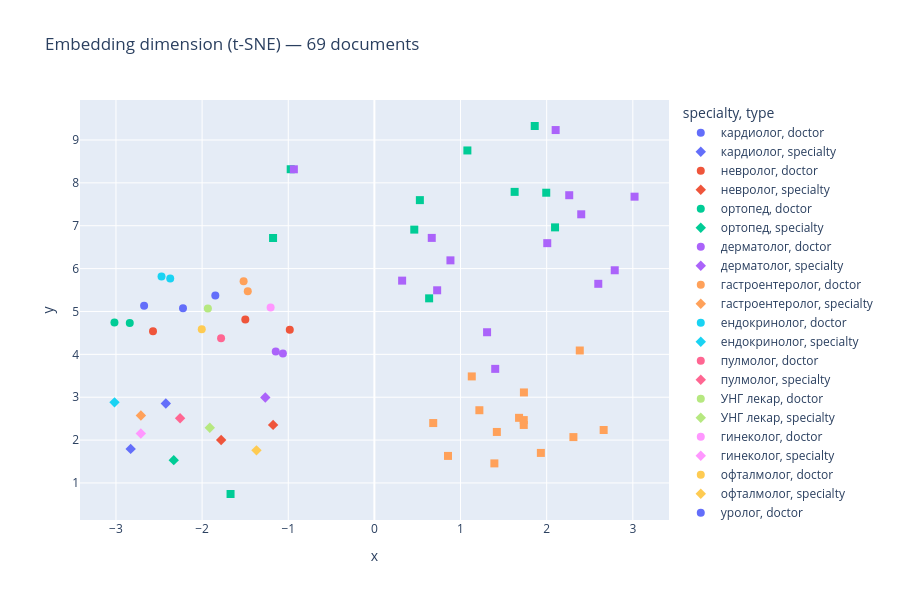

The notebook cell saved with this chart:
### Code cell
df_plot = pd.DataFrame({
    'x': coords[:, 0],
    'y': coords[:, 1],
    'type': [m.get('type') for m in metadata],
    'specialty': [m.get('specialty', m.get('source', m.get('type', '—'))) for m in metadata],
    'id': [m.get('id') for m in metadata],
})

fig = px.scatter(
    df_plot, x='x', y='y',
    color='specialty',
    symbol='type',
    hover_data=['id', 'type'],
    title=f'Embedding dimension ({method}) — {len(documents)} documents',
    width=900, height=600,
)
fig.update_traces(marker_size=8)
fig.show()

### Figure 1 — Plotly figure (JSON) as saved in the notebook; plotly's stock layout.template omitted (floating-point values rounded to 4 significant figures)
{"data": [{"customdata": [["doctor_dr_001", "doctor"], ["doctor_dr_002", "doctor"]], "hovertemplate": "specialty=кардиолог<br>type=%{customdata[1]}<br>x=%{x}<br>y=%{y}<br>id=%{customdata[0]}<extra></extra>", "legendgroup": "кардиолог, doctor", "marker": {"color": "#636efa", "size": 8, "symbol": "circle"}, "mode": "markers", "name": "кардиолог, doctor", "orientation": "v", "showlegend": true, "type": "scatter", "x": [-2.222, -1.847], "xaxis": "x", "y": [5.075, 5.373], "yaxis": "y"}, {"customdata": [["specialty_cardiology", "specialty"]], "hovertemplate": "specialty=кардиолог<br>type=%{customdata[1]}<br>x=%{x}<br>y=%{y}<br>id=%{customdata[0]}<extra></extra>", "legendgroup": "кардиолог, specialty", "marker": {"color": "#636efa", "size": 8, "symbol": "diamond"}, "mode": "markers", "name": "кардиолог, specialty", "orientation": "v", "showlegend": true, "type": "scatter", "x": [-2.421], "xaxis": "x", "y": [2.855], "yaxis": "y"}, {"customdata": [["doctor_dr_003", "doctor"], ["doctor_dr_004", "doctor"]], "hovertemplate": "specialty=невролог<br>type=%{customdata[1]}<br>x=%{x}<br>y=%{y}<br>id=%{customdata[0]}<extra></extra>", "legendgroup": "невролог, doctor", "marker": {"color": "#EF553B", "size": 8, "symbol": "circle"}, "mode": "markers", "name": "невролог, doctor", "orientation": "v", "showlegend": true, "type": "scatter", "x": [-1.498, -2.57], "xaxis": "x", "y": [4.816, 4.539], "yaxis": "y"}, {"customdata": [["specialty_neurology", "specialty"]], "hovertemplate": "specialty=невролог<br>type=%{customdata[1]}<br>x=%{x}<br>y=%{y}<br>id=%{customdata[0]}<extra></extra>", "legendgroup": "невролог, specialty", "marker": {"color": "#EF553B", "size": 8, "symbol": "diamond"}, "mode": "markers", "name": "невролог, specialty", "orientation": "v", "showlegend": true, "type": "scatter", "x": [-1.779], "xaxis": "x", "y": [2.002], "yaxis": "y"}, {"customdata": [["doctor_dr_005", "doctor"], ["doctor_dr_006", "doctor"]], "hovertemplate": "specialty=ортопед<br>type=%{customdata[1]}<br>x=%{x}<br>y=%{y}<br>id=%{customdata[0]}<extra></extra>", "legendgroup": "ортопед, doctor", "marker": {"color": "#00cc96", "size": 8, "symbol": "circle"}, "mode": "markers", "name": "ортопед, doctor", "orientation": "v", "showlegend": true, "type": "scatter", "x": [-2.84, -3.018], "xaxis": "x", "y": [4.732, 4.741], "yaxis": "y"}, {"customdata": [["specialty_orthopedics", "specialty"]], "hovertemplate": "specialty=ортопед<br>type=%{customdata[1]}<br>x=%{x}<br>y=%{y}<br>id=%{customdata[0]}<extra></extra>", "legendgroup": "ортопед, specialty", "marker": {"color": "#00cc96", "size": 8, "symbol": "diamond"}, "mode": "markers", "name": "ортопед, specialty", "orientation": "v", "showlegend": true, "type": "scatter", "x": [-2.329], "xaxis": "x", "y": [1.532], "yaxis": "y"}, {"customdata": [["doctor_dr_007", "doctor"], ["doctor_dr_008", "doctor"]], "hovertemplate": "specialty=дерматолог<br>type=%{customdata[1]}<br>x=%{x}<br>y=%{y}<br>id=%{customdata[0]}<extra></extra>", "legendgroup": "дерматолог, doctor", "marker": {"color": "#ab63fa", "size": 8, "symbol": "circle"}, "mode": "markers", "name": "дерматолог, doctor", "orientation": "v", "showlegend": true, "type": "scatter", "x": [-1.062, -1.145], "xaxis": "x", "y": [4.022, 4.068], "yaxis": "y"}, {"customdata": [["specialty_dermatology", "specialty"]], "hovertemplate": "specialty=дерматолог<br>type=%{customdata[1]}<br>x=%{x}<br>y=%{y}<br>id=%{customdata[0]}<extra></extra>", "legendgroup": "дерматолог, specialty", "marker": {"color": "#ab63fa", "size": 8, "symbol": "diamond"}, "mode": "markers", "name": "дерматолог, specialty", "orientation": "v", "showlegend": true, "type": "scatter", "x": [-1.266], "xaxis": "x", "y": [2.995], "yaxis": "y"}, {"customdata": [["doctor_dr_009", "doctor"], ["doctor_dr_010", "doctor"]], "hovertemplate": "specialty=гастроентеролог<br>type=%{customdata[1]}<br>x=%{x}<br>y=%{y}<br>id=%{customdata[0]}<extra></extra>", "legendgroup": "гастроентеролог, doctor", "marker": {"color": "#FFA15A", "size": 8, "symbol": "circle"}, "mode": "markers", "name": "гастроентеролог, doctor", "orientation": "v", "showlegend": true, "type": "scatter", "x": [-1.47, -1.518], "xaxis": "x", "y": [5.47, 5.704], "yaxis": "y"}, {"customdata": [["specialty_gastroenterology", "specialty"]], "hovertemplate": "specialty=гастроентеролог<br>type=%{customdata[1]}<br>x=%{x}<br>y=%{y}<br>id=%{customdata[0]}<extra></extra>", "legendgroup": "гастроентеролог, specialty", "marker": {"color": "#FFA15A", "size": 8, "symbol": "diamond"}, "mode": "markers", "name": "гастроентеролог, specialty", "orientation": "v", "showlegend": true, "type": "scatter", "x": [-2.71], "xaxis": "x", "y": [2.575], "yaxis": "y"}, {"customdata": [["doctor_dr_011", "doctor"], ["doctor_dr_012", "doctor"]], "hovertemplate": "specialty=ендокринолог<br>type=%{customdata[1]}<br>x=%{x}<br>y=%{y}<br>id=%{customdata[0]}<extra></extra>", "legendgroup": "ендокринолог, doctor", "marker": {"color": "#19d3f3", "size": 8, "symbol": "circle"}, "mode": "markers", "name": "ендокринолог, doctor", "orientation": "v", "showlegend": true, "type": "scatter", "x": [-2.37, -2.471], "xaxis": "x", "y": [5.767, 5.814], "yaxis": "y"}, {"customdata": [["specialty_endocrinology", "specialty"]], "hovertemplate": "specialty=ендокринолог<br>type=%{customdata[1]}<br>x=%{x}<br>y=%{y}<br>id=%{customdata[0]}<extra></extra>", "legendgroup": "ендокринолог, specialty", "marker": {"color": "#19d3f3", "size": 8, "symbol": "diamond"}, "mode": "markers", "name": "ендокринолог, specialty", "orientation": "v", "showlegend": true, "type": "scatter", "x": [-3.017], "xaxis": "x", "y": [2.881], "yaxis": "y"}, {"customdata": [["doctor_dr_013", "doctor"]], "hovertemplate": "specialty=пулмолог<br>type=%{customdata[1]}<br>x=%{x}<br>y=%{y}<br>id=%{customdata[0]}<extra></extra>", "legendgroup": "пулмолог, doctor", "marker": {"color": "#FF6692", "size": 8, "symbol": "circle"}, "mode": "markers", "name": "пулмолог, doctor", "orientation": "v", "showlegend": true, "type": "scatter", "x": [-1.78], "xaxis": "x", "y": [4.374], "yaxis": "y"}, {"customdata": [["specialty_pulmonology", "specialty"]], "hovertemplate": "specialty=пулмолог<br>type=%{customdata[1]}<br>x=%{x}<br>y=%{y}<br>id=%{customdata[0]}<extra></extra>", "legendgroup": "пулмолог, specialty", "marker": {"color": "#FF6692", "size": 8, "symbol": "diamond"}, "mode": "markers", "name": "пулмолог, specialty", "orientation": "v", "showlegend": true, "type": "scatter", "x": [-2.255], "xaxis": "x", "y": [2.51], "yaxis": "y"}, {"customdata": [["doctor_dr_014", "doctor"]], "hovertemplate": "specialty=УНГ лекар<br>type=%{customdata[1]}<br>x=%{x}<br>y=%{y}<br>id=%{customdata[0]}<extra></extra>", "legendgroup": "УНГ лекар, doctor", "marker": {"color": "#B6E880", "size": 8, "symbol": "circle"}, "mode": "markers", "name": "УНГ лекар, doctor", "orientation": "v", "showlegend": true, "type": "scatter", "x": [-1.933], "xaxis": "x", "y": [5.071], "yaxis": "y"}, {"customdata": [["specialty_ent", "specialty"]], "hovertemplate": "specialty=УНГ лекар<br>type=%{customdata[1]}<br>x=%{x}<br>y=%{y}<br>id=%{customdata[0]}<extra></extra>", "legendgroup": "УНГ лекар, specialty", "marker": {"color": "#B6E880", "size": 8, "symbol": "diamond"}, "mode": "markers", "name": "УНГ лекар, specialty", "orientation": "v", "showlegend": true, "type": "scatter", "x": [-1.911], "xaxis": "x", "y": [2.288], "yaxis": "y"}, {"customdata": [["doctor_dr_015", "doctor"]], "hovertemplate": "specialty=гинеколог<br>type=%{customdata[1]}<br>x=%{x}<br>y=%{y}<br>id=%{customdata[0]}<extra></extra>", "legendgroup": "гинеколог, doctor", "marker": {"color": "#FF97FF", "size": 8, "symbol": "circle"}, "mode": "markers", "name": "гинеколог, doctor", "orientation": "v", "showlegend": true, "type": "scatter", "x": [-1.205], "xaxis": "x", "y": [5.091], "yaxis": "y"}, {"customdata": [["specialty_gynecology", "specialty"]], "hovertemplate": "specialty=гинеколог<br>type=%{customdata[1]}<br>x=%{x}<br>y=%{y}<br>id=%{customdata[0]}<extra></extra>", "legendgroup": "гинеколог, specialty", "marker": {"color": "#FF97FF", "size": 8, "symbol": "diamond"}, "mode": "markers", "name": "гинеколог, specialty", "orientation": "v", "showlegend": true, "type": "scatter", "x": [-2.711], "xaxis": "x", "y": [2.154], "yaxis": "y"}, {"customdata": [["doctor_dr_016", "doctor"]], "hovertemplate": "specialty=офталмолог<br>type=%{customdata[1]}<br>x=%{x}<br>y=%{y}<br>id=%{customdata[0]}<extra></extra>", "legendgroup": "офталмолог, doctor", "marker": {"color": "#FECB52", "size": 8, "symbol": "circle"}, "mode": "markers", "name": "офталмолог, doctor", "orientation": "v", "showlegend": true, "type": "scatter", "x": [-2.004], "xaxis": "x", "y": [4.586], "yaxis": "y"}, {"customdata": [["specialty_ophthalmology", "specialty"]], "hovertemplate": "specialty=офталмолог<br>type=%{customdata[1]}<br>x=%{x}<br>y=%{y}<br>id=%{customdata[0]}<extra></extra>", "legendgroup": "офталмолог, specialty", "marker": {"color": "#FECB52", "size": 8, "symbol": "diamond"}, "mode": "markers", "name": "офталмолог, specialty", "orientation": "v", "showlegend": true, "type": "scatter", "x": [-1.369], "xaxis": "x", "y": [1.76], "yaxis": "y"}, {"customdata": [["doctor_dr_017", "doctor"]], "hovertemplate": "specialty=уролог<br>type=%{customdata[1]}<br>x=%{x}<br>y=%{y}<br>id=%{customdata[0]}<extra></extra>", "legendgroup": "уролог, doctor", "marker": {"color": "#636efa", "size": 8, "symbol": "circle"}, "mode": "markers", "name": "уролог, doctor", "orientation": "v", "showlegend": true, "type": "scatter", "x": [-2.673], "xaxis": "x", "y": [5.136], "yaxis": "y"}, {"customdata": [["specialty_urology", "specialty"]], "hovertemplate": "specialty=уролог<br>type=%{customdata[1]}<br>x=%{x}<br>y=%{y}<br>id=%{customdata[0]}<extra></extra>", "legendgroup": "уролог, specialty", "marker": {"color": "#636efa", "size": 8, "symbol": "diamond"}, "mode": "markers", "name": "уролог, specialty", "orientation": "v", "showlegend": true, "type": "scatter", "x": [-2.829], "xaxis": "x", "y": [1.795], "yaxis": "y"}, {"customdata": [["doctor_dr_018", "doctor"]], "hovertemplate": "specialty=психиатър<br>type=%{customdata[1]}<br>x=%{x}<br>y=%{y}<br>id=%{customdata[0]}<extra></extra>", "legendgroup": "психиатър, doctor", "marker": {"color": "#EF553B", "size": 8, "symbol": "circle"}, "mode": "markers", "name": "психиатър, doctor", "orientation": "v", "showlegend": true, "type": "scatter", "x": [-0.9822], "xaxis": "x", "y": [4.573], "yaxis": "y"}, {"customdata": [["specialty_psychiatry", "specialty"]], "hovertemplate": "specialty=психиатър<br>type=%{customdata[1]}<br>x=%{x}<br>y=%{y}<br>id=%{customdata[0]}<extra></extra>", "legendgroup": "психиатър, specialty", "marker": {"color": "#EF553B", "size": 8, "symbol": "diamond"}, "mode": "markers", "name": "психиатър, specialty", "orientation": "v", "showlegend": true, "type": "scatter", "x": [-1.176], "xaxis": "x", "y": [2.354], "yaxis": "y"}, {"customdata": [["kb_center_info_001", "knowledge_base"], ["kb_center_info_002", "knowledge_base"], ["kb_center_info_003", "knowledge_base"], ["kb_center_info_004", "knowledge_base"], ["kb_center_info_005", "knowledge_base"], ["kb_center_info_006", "knowledge_base"], ["kb_center_info_007", "knowledge_base"], ["kb_center_info_008", "knowledge_base"], ["kb_center_info_009", "knowledge_base"], ["kb_center_info_010", "knowledge_base"], ["kb_center_info_011", "knowledge_base"]], "hovertemplate": "specialty=center_info<br>type=%{customdata[1]}<br>x=%{x}<br>y=%{y}<br>id=%{customdata[0]}<extra></extra>", "legendgroup": "center_info, knowledge_base", "marker": {"color": "#00cc96", "size": 8, "symbol": "square"}, "mode": "markers", "name": "center_info, knowledge_base", "orientation": "v", "showlegend": true, "type": "scatter", "x": [1.079, 2.097, 1.861, 1.628, 0.4631, 0.5279, 0.6355, -1.67, 1.995, -0.9716, -1.176], "xaxis": "x", "y": [8.756, 6.962, 9.326, 7.79, 6.91, 7.597, 5.307, 0.7426, 7.77, 8.318, 6.714], "yaxis": "y"}, {"customdata": [["kb_faq_001", "knowledge_base"], ["kb_faq_002", "knowledge_base"], ["kb_faq_003", "knowledge_base"], ["kb_faq_004", "knowledge_base"], ["kb_faq_005", "knowledge_base"], ["kb_faq_006", "knowledge_base"], ["kb_faq_007", "knowledge_base"], ["kb_faq_008", "knowledge_base"], ["kb_faq_009", "knowledge_base"], ["kb_faq_010", "knowledge_base"], ["kb_faq_011", "knowledge_base"], ["kb_faq_012", "knowledge_base"], ["kb_faq_013", "knowledge_base"], ["kb_faq_014", "knowledge_base"]], "hovertemplate": "specialty=faq<br>type=%{customdata[1]}<br>x=%{x}<br>y=%{y}<br>id=%{customdata[0]}<extra></extra>", "legendgroup": "faq, knowledge_base", "marker": {"color": "#ab63fa", "size": 8, "symbol": "square"}, "mode": "markers", "name": "faq, knowledge_base", "orientation": "v", "showlegend": true, "type": "scatter", "x": [0.7287, 1.403, 2.262, 1.308, -0.9349, 0.666, 2.79, 3.02, 2.104, 2.401, 2.599, 0.3221, 0.8828, 2.007], "xaxis": "x", "y": [5.494, 3.662, 7.712, 4.516, 8.316, 6.716, 5.962, 7.678, 9.232, 7.267, 5.645, 5.72, 6.193, 6.594], "yaxis": "y"}, {"customdata": [["kb_services_002", "knowledge_base"], ["kb_services_003", "knowledge_base"], ["kb_services_004", "knowledge_base"], ["kb_services_005", "knowledge_base"], ["kb_services_006", "knowledge_base"], ["kb_services_007", "knowledge_base"], ["kb_services_008", "knowledge_base"], ["kb_services_009", "knowledge_base"], ["kb_services_010", "knowledge_base"], ["kb_services_011", "knowledge_base"], ["kb_services_012", "knowledge_base"], ["kb_services_013", "knowledge_base"], ["kb_services_015", "knowledge_base"], ["kb_services_016", "knowledge_base"]], "hovertemplate": "specialty=services<br>type=%{customdata[1]}<br>x=%{x}<br>y=%{y}<br>id=%{customdata[0]}<extra></extra>", "legendgroup": "services, knowledge_base", "marker": {"color": "#FFA15A", "size": 8, "symbol": "square"}, "mode": "markers", "name": "services, knowledge_base", "orientation": "v", "showlegend": true, "type": "scatter", "x": [1.736, 1.734, 1.933, 0.683, 1.219, 1.422, 1.393, 2.662, 1.679, 0.8547, 1.734, 2.31, 2.384, 1.13], "xaxis": "x", "y": [3.111, 2.353, 1.701, 2.398, 2.697, 2.19, 1.457, 2.236, 2.519, 1.631, 2.467, 2.07, 4.09, 3.485], "yaxis": "y"}], "layout": {"height": 600, "legend": {"title": {"text": "specialty, type"}, "tracegroupgap": 0}, "title": {"text": "Embedding dimension (t-SNE) — 69 documents"}, "width": 900, "xaxis": {"anchor": "y", "domain": [0, 1], "title": {"text": "x"}}, "yaxis": {"anchor": "x", "domain": [0, 1], "title": {"text": "y"}}}}
